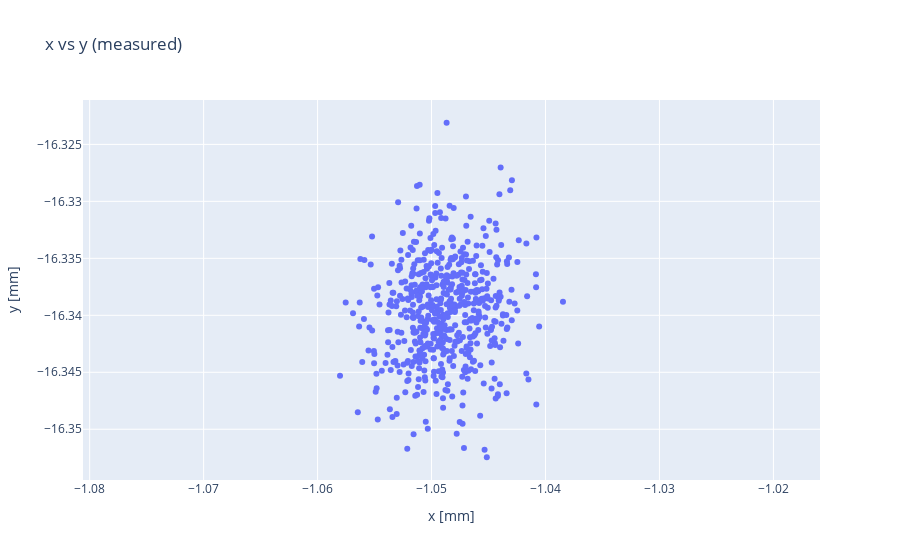

Notebook source saved alongside this figure:
### Code cell
a = 0
b = 1

measured2D = go.Scatter(x=locpred[:,a], y=locpred[:,b], mode='markers')
layout = go.Layout(title='x vs y (measured)')
fig2 = go.Figure(data=[measured2D], layout=layout)
fig2.update_layout(
    xaxis_title="x [mm]",
    yaxis_title="y [mm]"
)
fig2.update_yaxes(scaleanchor='x')
fig2.show()

### Figure 1 — Plotly figure (JSON) as saved in the notebook; plotly's stock layout.template omitted (floating-point values rounded to 4 significant figures; data arrays with more than 128 entries replaced by an {"elided": "..."} marker saying what was removed)
{"data": [{"mode": "markers", "type": "scatter", "x": {"elided": "566 float values"}, "y": {"elided": "566 float values"}}], "layout": {"title": {"text": "x vs y (measured)"}, "xaxis": {"title": {"text": "x [mm]"}}, "yaxis": {"scaleanchor": "x", "title": {"text": "y [mm]"}}}}
